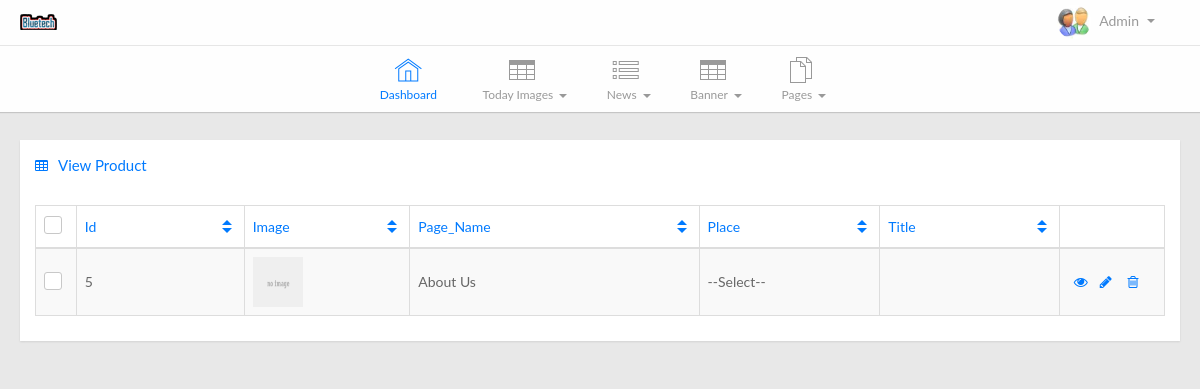
Screenshot of /bluetech/index.php?p=viewpage (signed in) with the database file from the repository.
### tables this page shows
CREATE TABLE IF NOT EXISTS `page` (
  `id` int(11) NOT NULL AUTO_INCREMENT,
  `name` varchar(255) NOT NULL,
  `place` varchar(255) NOT NULL,
  `url` varchar(255) NOT NULL,
  `sort` varchar(255) NOT NULL,
  `title` varchar(255) NOT NULL,
  `shortde` varchar(255) NOT NULL,
  `detail` text NOT NULL,
  `image` varchar(255) NOT NULL,
  `advertisements` text NOT NULL,
  `valuable` text NOT NULL,
  PRIMARY KEY (`id`)
);

### bluetech/connection.php (called while the page is built, shortened)
<?php
$adminpath = "files/";

### bluetech/viewpage.php (the view, shortened to what this page needs)
<div class="container-fluid main-content">
    <div class="row">
        <div class="col-lg-12">
            <div class="widget-container fluid-height clearfix">
                <div class="heading">
                    <i class="fa fa-table"></i>View Product
                </div>
                <div class="widget-content padded clearfix">
                    <div id="dataTable1_wrapper" class="dataTables_wrapper" role="grid">
                        <table class="table table-bordered table-striped dataTable" id="dataTable1" aria-describedby="dataTable1_info">
                            <thead>
                                <tr role="row"><th class="check-header hidden-xs sorting_disabled" role="columnheader" rowspan="1" colspan="1" aria-label="
                                                   " style="width: 17.777777671813965px;">
                                        <label><input id="checkAll" name="checkAll" type="checkbox"><span></span></label>
                                    </th><th class="sorting" role="columnheader" tabindex="0" aria-controls="dataTable1" rowspan="1" colspan="1" aria-label="
                                             Id
                                             : activate to sort column ascending" style="width: 143.77777767181396px;">
                                        Id
                                    </th><th class="sorting" role="columnheader" tabindex="0" aria-controls="dataTable1" rowspan="1" colspan="1" aria-label="
                                             Image
                                             : activate to sort column ascending" style="width: 141.77777767181396px;">
                                        Image
                                    </th><th class="hidden-xs sorting" role="columnheader" tabindex="0" aria-controls="dataTable1" rowspan="1" colspan="1" aria-label="
                                             Product_Name
                                             : activate to sort column ascending" style="width: 247.77777767181396px;">
                                        Page_Name
                                    </th><th class="hidden-xs sorting" role="columnheader" tabindex="0" aria-controls="dataTable1" rowspan="1" colspan="1" aria-label="
                                             Date Added
                                             : activate to sort column ascending" style="width: 154.77777767181396px;">
                                      Place
                                    </th><th class="hidden-xs sorting" role="columnheader" tabindex="0" aria-controls="dataTable1" rowspan="1" colspan="1" aria-label="
                                             Status
                                             : activate to sort column ascending" style="width: 153.77777767181396px;">
                                        Title
                                    </th><th class="sorting_disabled" role="columnheader" rowspan="1" colspan="1" aria-label="" style="width: 71.77777767181396px;"></th></tr></thead>
                            <tbody role="alert" aria-live="polite" aria-relevant="all">
                                <?php
                                $sql = "select * from page ";
                                $q = mysql_query($sql) or die(mysql_error() . $sql);
                                while($r= mysql_fetch_assoc($q))
                                {
                                ?>
                                <tr class="odd">
                                    <td class="check hidden-xs  sorting_1">
                                        <label><input name="optionsRadios1" type="checkbox" value="option1"><span></span></label>
                                    </td>
                                    <td class=" ">
                                       <?php echo $r['id']; ?>
                                    </td>
                                    <td class="">
                                        <?php if($r['image']&& file_exists($adminpath.$r['image'])){ ?>
                                        <img src="<?php echo $adminpath.$r['image'] ?>" style="width: 50px;height: 50px;"/>
                                    <?php }
                                    else
                                    {
                                      ?>
                                        <img src="images/AAAAAA&text=no+image.gif"style="width: 50px;height: 50px;"/>
                                        <?php
                                    }
                                    ?>
                                    </td>
                                    <td class="hidden-xs ">
                                        <?php echo $r['name']; ?>
                                    </td>
                                    <td class="hidden-xs ">
                                       <?php echo $r['place']; ?>
                                    </td>
                                    <td class="hidden-xs ">
                                    </td>
                                    <td class="actions ">
                                        <div class="action-buttons">
                                            <a class="table-actions" href=""><i class="fa fa-eye"></i></a><a class="table-actions" href="index.php?p=editpage&id=<?php echo $r['id'] ?>"><i class="fa fa-pencil"></i></a>
                                            <a class="table-actions" href="index.php?p=viewpage&del=Yes&id=<?php echo $r['id']; ?>" onclick="return confirm('Are you sure?')"><i class="fa fa-trash-o"></i></a>
                                        </div>
                                    </td>
                                </tr>
                                <?php } ?>
                            </tbody></table>
                        </div>
                </div>
            </div>
        </div>
    </div>
</div>

### bluetech/css/datatables.css (style rules this page uses)
table.dataTable { clear:both; margin-bottom: 10px; }
.dataTables_wrapper { position: relative; clear: both; zoom: 1; }

### bluetech/css/green.css (style rules this page uses)
a { color: #60c560; }
.widget-container .heading { color: #60c560; }
.dataTable th.sorting { color: #60c560; }
.dataTable th.sorting:after { border-top: 5px solid #60c560; }
.dataTable th.sorting:before { border-bottom: 5px solid #60c560; }

### bluetech/css/orange.css (style rules this page uses)
a { color: #f0ad4e; }
.widget-container .heading { color: #f0ad4e; }
.dataTable th.sorting { color: #f0ad4e; }
.dataTable th.sorting:after { border-top: 5px solid #f0ad4e; }
.dataTable th.sorting:before { border-bottom: 5px solid #f0ad4e; }

### bluetech/css/magenta.css (style rules this page uses)
a { color: #c741c9; }
.widget-container .heading { color: #c741c9; }
.dataTable th.sorting { color: #c741c9; }
.dataTable th.sorting:after { border-top: 5px solid #c741c9; }
.dataTable th.sorting:before { border-bottom: 5px solid #c741c9; }

### bluetech/css/gray.css (style rules this page uses)
a { color: #999999; }
.widget-container .heading { color: #999999; }
.dataTable th.sorting { color: #999999; }
.dataTable th.sorting:after { border-top: 5px solid #999999; }
.dataTable th.sorting:before { border-bottom: 5px solid #999999; }

### rows the page displays
page: id "5", name "About Us", place "--Select--"
